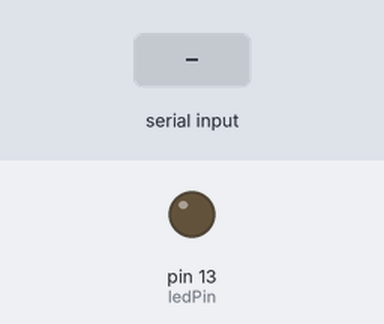
A sketch run on a simulated Arduino Uno, built with avr-gcc and run on an emulated ATmega328P. On the bench: output pins drawn as LEDs (lit = HIGH). Inputs (shaded band) come from the test bench. What the sketch prints to the serial monitor is not drawn.

Above: at 1.2 s.
1.3 s: byte 1 (1) received over Serial
At 2.7 s:
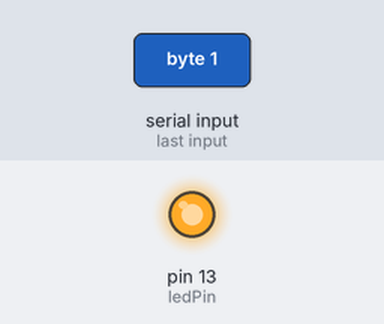
Timing chart, 0 to 4.3 s (numbered marks = the images above; inputs shaded):
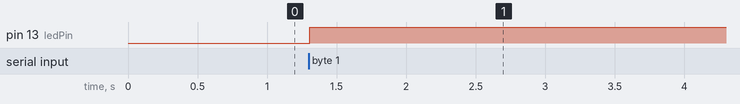

The sketch:

ExampleBluetoothLED.ino
```cpp
const int ledPin = 13;      // the pin that the LED is attached to

void setup() {
  // initialize the serial communication:
  Serial.begin(9600);
  // initialize the ledPin as an output:
  pinMode(ledPin, OUTPUT);
}

void loop()
{
  int brightness;
  // check if data has been sent from the computer:
  if (Serial.available() > 0)
  {
    brightness = Serial.read();
    if(brightness == 1)
    {
      digitalWrite(ledPin, HIGH);
    }
    else if(brightness == 0)
    {
      digitalWrite(ledPin, LOW);
    }
  }
  else
  {
    Serial.print("Nothing\n");
  }
}
```

Measured:
- after the input at 1.3 s, pin 13 (ledPin): LOW → HIGH at once
